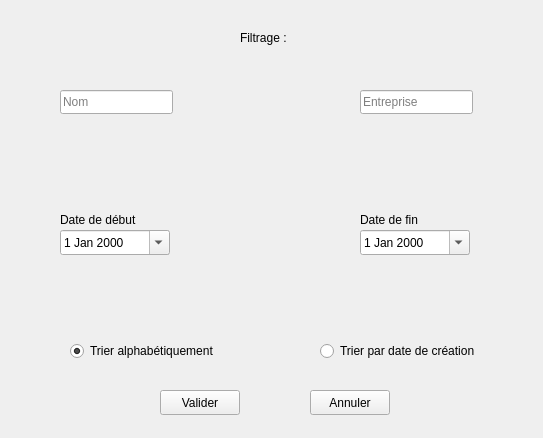
<?xml version="1.0" encoding="UTF-8"?>
<ui version="4.0">
 <class>UI_FilterContact</class>
 <widget class="QWidget" name="UI_FilterContact">
  <property name="geometry">
   <rect>
    <x>0</x>
    <y>0</y>
    <width>543</width>
    <height>438</height>
   </rect>
  </property>
  <property name="windowTitle">
   <string>FilterContact</string>
  </property>
  <widget class="QLabel" name="labelFiltrage">
   <property name="geometry">
    <rect>
     <x>240</x>
     <y>30</y>
     <width>55</width>
     <height>16</height>
    </rect>
   </property>
   <property name="text">
    <string>Filtrage :</string>
   </property>
  </widget>
  <widget class="QLineEdit" name="editNom">
   <property name="geometry">
    <rect>
     <x>60</x>
     <y>90</y>
     <width>113</width>
     <height>24</height>
    </rect>
   </property>
   <property name="inputMask">
    <string/>
   </property>
   <property name="text">
    <string/>
   </property>
   <property name="placeholderText">
    <string>Nom</string>
   </property>
  </widget>
  <widget class="QLineEdit" name="editEntreprise">
   <property name="geometry">
    <rect>
     <x>360</x>
     <y>90</y>
     <width>113</width>
     <height>24</height>
    </rect>
   </property>
   <property name="placeholderText">
    <string>Entreprise</string>
   </property>
  </widget>
  <widget class="QDateEdit" name="editDateDebut">
   <property name="geometry">
    <rect>
     <x>60</x>
     <y>230</y>
     <width>110</width>
     <height>25</height>
    </rect>
   </property>
   <property name="calendarPopup">
    <bool>true</bool>
   </property>
  </widget>
  <widget class="QDateEdit" name="editDateFin">
   <property name="geometry">
    <rect>
     <x>360</x>
     <y>230</y>
     <width>110</width>
     <height>25</height>
    </rect>
   </property>
   <property name="currentSection">
    <enum>QDateTimeEdit::DaySection</enum>
   </property>
   <property name="calendarPopup">
    <bool>true</bool>
   </property>
  </widget>
  <widget class="QLabel" name="labelDateDebut">
   <property name="geometry">
    <rect>
     <x>60</x>
     <y>210</y>
     <width>111</width>
     <height>20</height>
    </rect>
   </property>
   <property name="text">
    <string>Date de début</string>
   </property>
  </widget>
  <widget class="QLabel" name="labelDateFin">
   <property name="geometry">
    <rect>
     <x>360</x>
     <y>210</y>
     <width>111</width>
     <height>20</height>
    </rect>
   </property>
   <property name="text">
    <string>Date de fin</string>
   </property>
  </widget>
  <widget class="QRadioButton" name="triAlphabetique">
   <property name="geometry">
    <rect>
     <x>70</x>
     <y>340</y>
     <width>181</width>
     <height>22</height>
    </rect>
   </property>
   <property name="text">
    <string>Trier alphabétiquement</string>
   </property>
   <property name="checkable">
    <bool>true</bool>
   </property>
   <property name="checked">
    <bool>true</bool>
   </property>
  </widget>
  <widget class="QRadioButton" name="triDateCreation">
   <property name="geometry">
    <rect>
     <x>320</x>
     <y>340</y>
     <width>181</width>
     <height>22</height>
    </rect>
   </property>
   <property name="text">
    <string>Trier par date de création</string>
   </property>
   <property name="checkable">
    <bool>true</bool>
   </property>
   <property name="checked">
    <bool>false</bool>
   </property>
  </widget>
  <widget class="QPushButton" name="boutonValider">
   <property name="geometry">
    <rect>
     <x>160</x>
     <y>390</y>
     <width>80</width>
     <height>25</height>
    </rect>
   </property>
   <property name="text">
    <string>Valider</string>
   </property>
  </widget>
  <widget class="QPushButton" name="boutonAnnuler">
   <property name="geometry">
    <rect>
     <x>310</x>
     <y>390</y>
     <width>80</width>
     <height>25</height>
    </rect>
   </property>
   <property name="text">
    <string>Annuler</string>
   </property>
  </widget>
 </widget>
 <resources/>
 <connections>
  <connection>
   <sender>boutonValider</sender>
   <signal>clicked()</signal>
   <receiver>UI_FilterContact</receiver>
   <slot>ButtonValidate()</slot>
   <hints>
    <hint type="sourcelabel">
     <x>198</x>
     <y>399</y>
    </hint>
    <hint type="destinationlabel">
     <x>218</x>
     <y>269</y>
    </hint>
   </hints>
  </connection>
  <connection>
   <sender>boutonAnnuler</sender>
   <signal>clicked()</signal>
   <receiver>UI_FilterContact</receiver>
   <slot>close()</slot>
   <hints>
    <hint type="sourcelabel">
     <x>364</x>
     <y>392</y>
    </hint>
    <hint type="destinationlabel">
     <x>409</x>
     <y>294</y>
    </hint>
   </hints>
  </connection>
 </connections>
 <slots>
  <slot>ButtonValidate()</slot>
  <slot>ButtonCancel()</slot>
 </slots>
</ui>
